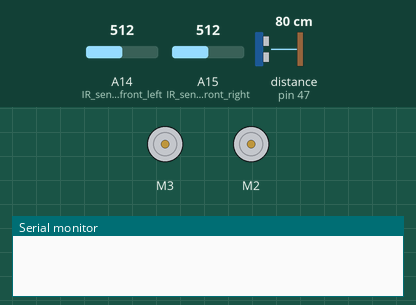
This sketch was run on a simulated Arduino Mega 2560, built with avr-gcc and run on an emulated ATmega2560. Shown: 2 × DC motor (green arrow = forward, orange = backward, longer = faster), the last lines printed to the serial monitor. Wiring (inferred from the names in the program): ultrasonic range finder: trigger pin 51; echo pin 47. Inputs (shaded band) come from the test bench; at power-on: A15 (IR_sensor_front_right) = 512, distance to the obstacle (sensor on pin 47) 80 cm, A14 (IR_sensor_front_left) = 512. The echo pulse lasts 58.3 µs per cm.

Above: at 0.1 s.
At 6.2 s:
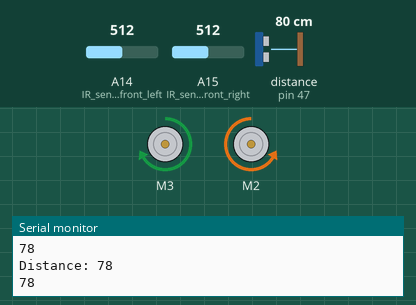
6.3 s: A15 (IR_sensor_front_right) set to 978
7.8 s: A15 (IR_sensor_front_right) set to 1001
At 8.4 s:
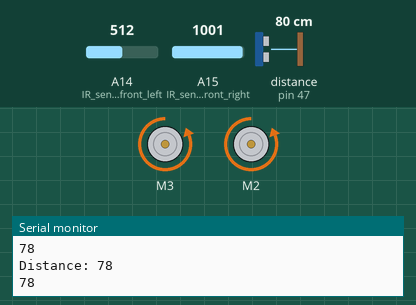
10.8 s: distance to the obstacle (sensor on pin 47) set to 2 cm
13.8 s: distance to the obstacle (sensor on pin 47) set to 35 cm
16.8 s: distance to the obstacle (sensor on pin 47) set to 4 cm
Timing chart, 0 to 20.8 s (numbered marks = the images above; inputs shaded):
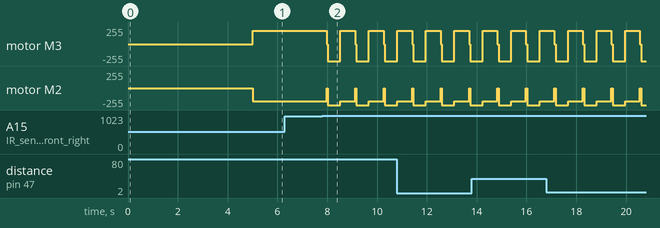

The sketch:

attack_network.ino
```cpp
#include <AFMotor.h>
/*

 by ahmed Azouz
  https://www.instructables.com/id/How-to-Make-Ardu...

 Download the lib from here first
  https://github.com/ErickSimoes/Ultrasonic/blob/ma...

*/

// defines pins numbers
const int trigPin =51;
const int echoPin = 47;
// defines variables
long duration;
int distance;
// ++++++++++++++++++++++++ motor pins in


AF_DCMotor motor3(3);
AF_DCMotor motor2(2);

//  ++++++++++++++++++++++++++++++++
#define IR_sensor_front_right A15 // front sensor
#define IR_sensor_front_left A14 // front sensor

//++++++++++++++++++++++++++++++++++

void setup()
{
Serial.begin(9600);
//altersonic
pinMode(trigPin, OUTPUT); // Sets the trigPin as an Output
pinMode(echoPin, INPUT); // Sets the echoPin as an Input
//motor3.setSpeed(200);
//motor2.setSpeed(200);
motor3.run(RELEASE);
motor2.run(RELEASE);

delay (5000); // as per sumo compat roles
}
void loop()
{

 int IR_front_right = analogRead(IR_sensor_front_right);
 int IR_front_left = analogRead(IR_sensor_front_left);

 distance = altersonic();
 // it doesn't need delay because of the condition
 //Stop();
 Serial.println(distance);
  while (distance < 24 && distance >0 ) {
  FORWARD_(255);
  distance = altersonic();
  IR_front_right = analogRead(IR_sensor_front_right);
  IR_front_left = analogRead(IR_sensor_front_left);

  if ( IR_front_right > 990 || IR_front_left > 990) { break;}  // stop after bushing the car
  delay(10); }

ROTATE(200);
delay(90);

if (IR_front_right > 990 || IR_front_left > 990 )  // < 650 means white line
 {
 Stop();
 delay (50);
 BACKWARD_(255);
 delay (500);
 ROTATE(200); // start rotete if (distance < 20){
 delay(500);
 }

/*if (IR_back_right < 700 || IR_back_left < 700 )  //
 {
 Stop();
 delay (50);
 FORWARD(255);
 delay (500);
 }

 // ----------- debugging ----------------
Serial.print(ultrasonic.Ranging(CM));
Serial.println("cm");
Serial.println("IR front :");
Serial.println(IR_front);
Serial.println("IR back :");
Serial.println(IR_back);
*/
} //--------------------------------------------
void FORWARD_ (int Speed){
  //When we want to let Motor To move forward,
  // just void this part on the loop section .
  motor3.run(FORWARD);
  motor2.run(FORWARD);
  motor3.setSpeed(Speed);
  motor2.setSpeed(Speed);

}//--------------------------------------------
void ROTATE (int Speed){
  //When we want to let Motor To move forward,
  // just void this part on the loop section .
  motor3.run(FORWARD);
  motor2.run(BACKWARD);
  motor3.setSpeed(Speed);
  motor2.setSpeed(Speed);
}//--------------------------------------------
void BACKWARD_ (int Speed)
{
  //When we want to let Motor To Rotate ,
  // just void this part on the loop section .
  motor3.run(BACKWARD);
  motor2.run(BACKWARD);
  motor3.setSpeed(Speed);
  motor2.setSpeed(Speed);
}//--------------------------------------------
void Stop(){
  //When we want to  Motor To stop ,
  // just void this part on the loop section .
  motor3.run(RELEASE);
  motor2.run(RELEASE);
  motor3.setSpeed(0);
  motor2.setSpeed(0);
}
long altersonic(){
 digitalWrite(trigPin, LOW);
 delayMicroseconds(2);
 // Sets the trigPin on HIGH state for 10 micro seconds
  digitalWrite(trigPin, HIGH);
  delayMicroseconds(10);
  digitalWrite(trigPin, LOW);
  // Reads the echoPin, returns the sound wave travel time in microseconds
  duration = pulseIn(echoPin, HIGH,8000);
  // Calculating the distance
  distance= duration*0.034/2;

  // Prints the distance on the Serial Monitor
  Serial.print("Distance: ");
  Serial.println(distance);
return distance;


  }
```

Measured:
- the behaviour switches between 990 and 991 on A15 (IR_sensor_front_right) (found by bisection; images 1 and 2)
- after the input at 7.8 s, motor M3: alternates backward 255/255 for 0.55 s and forward 200/255 for 0.60 s, starting after 0.17 s; motor M2: alternates backward 255/255 for 0.55 s and backward 200/255 for 0.60 s, starting after 0.17 s
